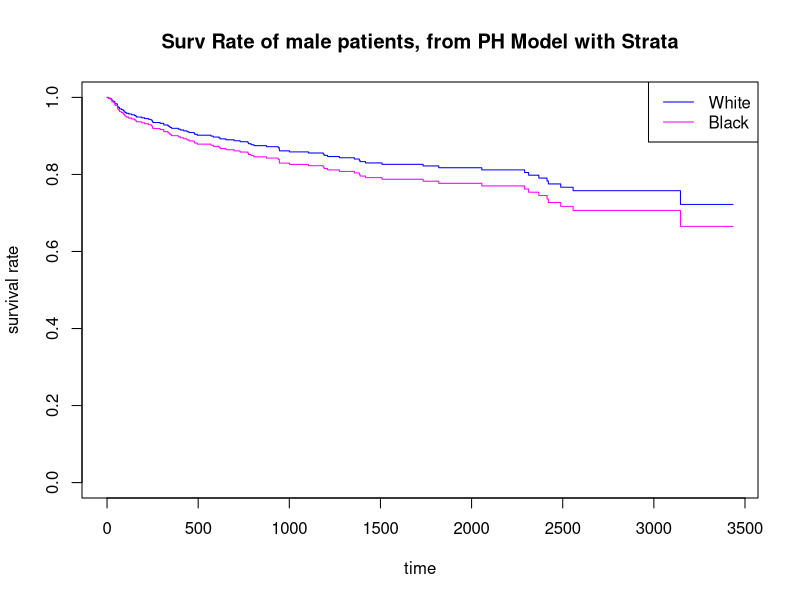
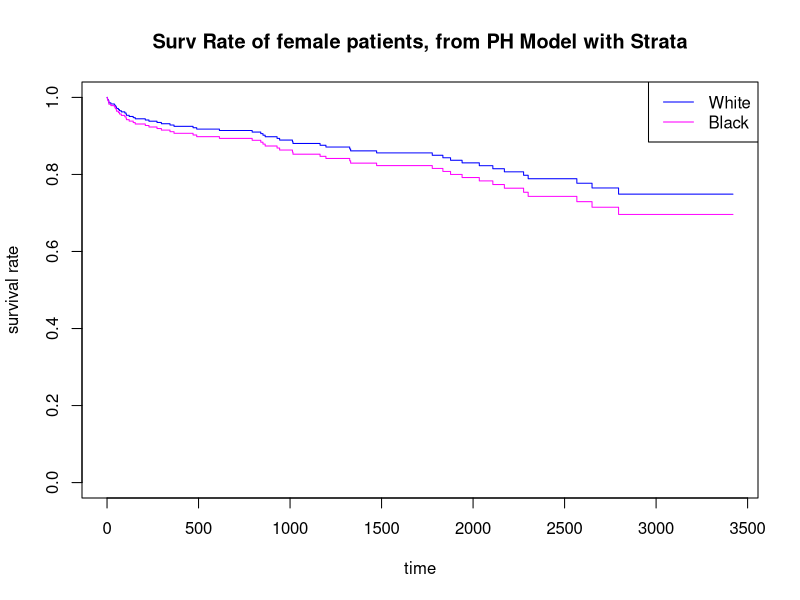

Here is the R script that generated these plots, in order:
## ---- chunk 1
library(dplyr)
library(survival)
library(MASS)
library(KMsurv)
## ---- chunk 2
# build data frame
time = c(4, 12, 15, 21, 23,
         2, 6, 8, 10, 19)
cens = c(0, 1, 0, 1, 0,
         0, 1, 1, 0, 0)
group = c(rep("group1", 5),
          rep("group2", 5))
df = data.frame(time, cens, group)
# log-rank test
survdiff(Surv(time, cens)~group, data = df)
## ---- chunk 3
data(kidtran)
kidtran %>% head(10)
fit = coxph(Surv(time, delta)~race+strata(gender), data=kidtran, ties='breslow')
summary(fit)
Sfit.strata1 = survfit(fit, newdata = data.frame(race=c(1,2), gender=1))
plot(Sfit.strata1, 
     xlab='time',ylab='survival rate',
     main='Surv Rate of male patients, from PH Model with Strata',
     col=c('blue','magenta'))
legend('topright',c('White', 'Black'),lty=1, col=c('blue','magenta'))

Sfit.strata2 = survfit(fit, newdata = data.frame(race=c(1,2), gender=2))
plot(Sfit.strata2, 
     xlab='time',ylab='survival rate',
     main='Surv Rate of female patients, from PH Model with Strata',
     col=c('blue','magenta'))
legend('topright',c('White', 'Black'),lty=1, col=c('blue','magenta'))
## ---- chunk 4
data(larynx)
larynx %>% head(10)
attach(larynx)
Z1 = as.numeric(stage == 2)
Z2 = as.numeric(stage == 3)
Z3 = as.numeric(stage == 4)
Z4 = age
fit2 = coxph(Surv(time, delta)~Z1+Z2+Z3+Z4+Z1*Z4, data=larynx, method = 'breslow')
summary(fit2)
